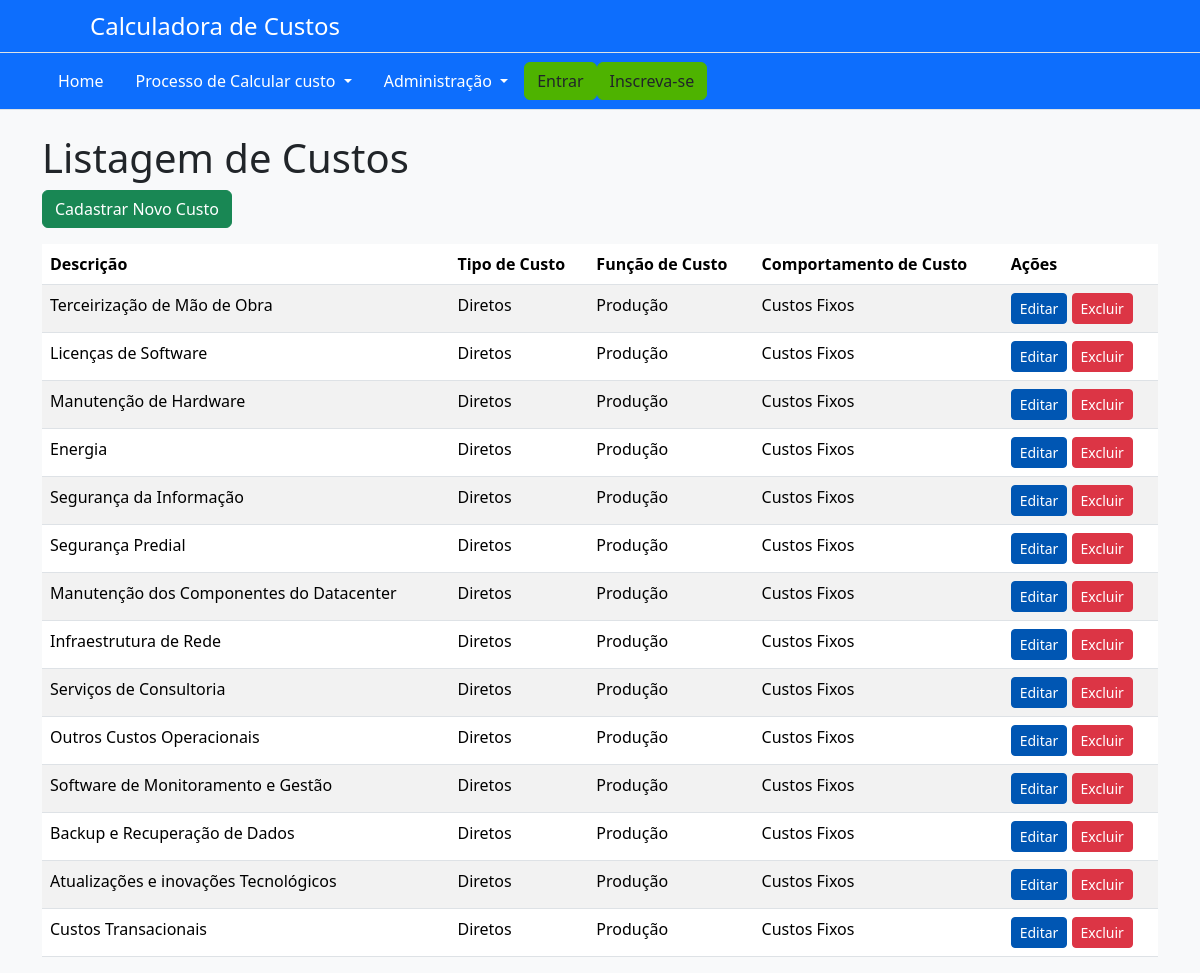
/listarcusto/, run on the app's committed database.
### AppCalculadora/models.py (models this page shows, shortened)
class Custo(models.Model):
    descricao = models.CharField(max_length=255)
    tipo_custo = models.ForeignKey(TipoCusto, on_delete=models.CASCADE, related_name="custos", default=1)
    funcao_custo = models.ForeignKey(FuncaoCusto, on_delete=models.CASCADE, related_name="custos", default=1)
    comportamento_custo = models.ForeignKey(ComportamentoCusto, on_delete=models.CASCADE, related_name="custos", default=1)  # assumindo que existe um ComportamentoCusto com ID 1

class TipoCusto(models.Model):
    nome = models.CharField(max_length=255, help_text="Nome do tipo de custo (ex: Pessoal, Energia, Licenças)")
    descricao = models.TextField(help_text="Descrição do tipo de custo")

class FuncaoCusto(models.Model):
    nome = models.CharField(max_length=255)
    exemplos = models.TextField()

class ComportamentoCusto(models.Model):
    nome = models.CharField(max_length=255)
    exemplos = models.TextField()

### AppCalculadora/views.py (the view)
# urls.py: path('listarcusto/', views.listar_custo, name='listarCusto'),
def listar_custo(request):
    custos = Custo.objects.all()
    return render(request, 'custo/listar_custo.html', {'custos': custos})

### AppCalculadora/templates/custo/listar_custo.html
{% extends 'base.html' %}
{% block content %}
<div class="container">
    <h1 class="page-title">Listagem de Custos</h1>
    <a href="{% url 'cadastrarCusto' %}" class="btn btn-success mb-3">Cadastrar Novo Custo</a>
    <table class="table table-striped">
        <thead>
            <tr>
                <th>Descrição</th>
                <th>Tipo de Custo</th>
                <th>Função de Custo</th>
                <th>Comportamento de Custo</th>
                <th>Ações</th>
            </tr>
        </thead>
        <tbody>
            {% for custo in custos %}
            <tr>
                <td>{{ custo.descricao }}</td>
                <td>{{ custo.tipo_custo.nome }}</td>
                <td>{{ custo.funcao_custo.nome }}</td>
                <td>{{ custo.comportamento_custo.nome }}</td>
                <td>
                    <a href="{% url 'editarCusto' custo.pk %}" class="btn btn-primary btn-sm">Editar</a>
                    <a href="{% url 'excluirCusto' custo.pk %}" class="btn btn-danger btn-sm">Excluir</a>
                </td>
            </tr>
            {% endfor %}
        </tbody>
    </table>
</div>
{% endblock %}

### AppCalculadora/static/css/custom.css (style rules this page uses)
body { background-color: #f8f9fa; color: #212529; }
.btn-primary { background-color: #0056b3; border-color: #0056b3; }

### data on the page
Custo: descricao "Terceirização de Mão de Obra", tipo_custo.nome "Diretos", funcao_custo.nome "Produção", comportamento_custo.nome "Custos Fixos"
Custo: descricao "Licenças de Software", tipo_custo.nome "Diretos", funcao_custo.nome "Produção", comportamento_custo.nome "Custos Fixos"
Custo: descricao "Manutenção de Hardware", tipo_custo.nome "Diretos", funcao_custo.nome "Produção", comportamento_custo.nome "Custos Fixos"
Custo: descricao "Energia", tipo_custo.nome "Diretos", funcao_custo.nome "Produção", comportamento_custo.nome "Custos Fixos"
Custo: descricao "Segurança da Informação", tipo_custo.nome "Diretos", funcao_custo.nome "Produção", comportamento_custo.nome "Custos Fixos"
Custo: descricao "Segurança Predial", tipo_custo.nome "Diretos", funcao_custo.nome "Produção", comportamento_custo.nome "Custos Fixos"
Custo: descricao "Manutenção dos Componentes do Datacenter", tipo_custo.nome "Diretos", funcao_custo.nome "Produção", comportamento_custo.nome "Custos Fixos"
Custo: descricao "Infraestrutura de Rede", tipo_custo.nome "Diretos", funcao_custo.nome "Produção", comportamento_custo.nome "Custos Fixos"
Custo: descricao "Serviços de Consultoria", tipo_custo.nome "Diretos", funcao_custo.nome "Produção", comportamento_custo.nome "Custos Fixos"
Custo: descricao "Outros Custos Operacionais", tipo_custo.nome "Diretos", funcao_custo.nome "Produção", comportamento_custo.nome "Custos Fixos"
Custo: descricao "Software de Monitoramento e Gestão", tipo_custo.nome "Diretos", funcao_custo.nome "Produção", comportamento_custo.nome "Custos Fixos"
Custo: descricao "Backup e Recuperação de Dados", tipo_custo.nome "Diretos", funcao_custo.nome "Produção", comportamento_custo.nome "Custos Fixos"
Custo: descricao "Atualizações e inovações Tecnológicos", tipo_custo.nome "Diretos", funcao_custo.nome "Produção", comportamento_custo.nome "Custos Fixos"
Custo: descricao "Custos Transacionais", tipo_custo.nome "Diretos", funcao_custo.nome "Produção", comportamento_custo.nome "Custos Fixos"
